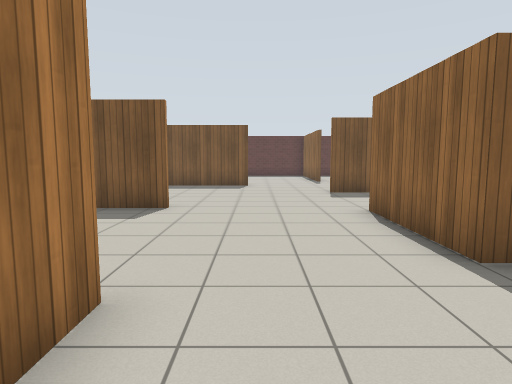
[1] (above)

14 first-person views from a walk through a Gazebo world. The camera is 1.2 m above the floor, tilts 6° down and sees 75° across. The floor is counted in squares, 1 m on a side. Each view is taken from the middle of a square. On the plan, view 1 faces up. The plan holds only what a view shows up to about 13 squares ahead; the rest is blank. Gazebo's built-in surfaces are drawn with simple patterns.

[2]
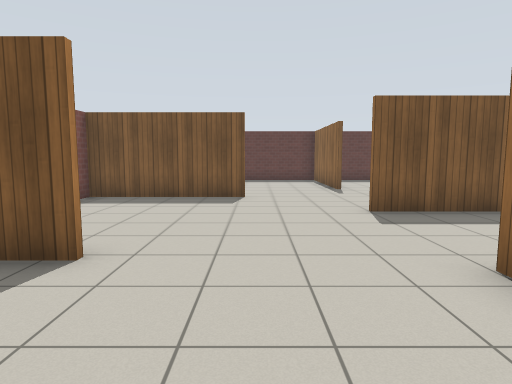

[3]
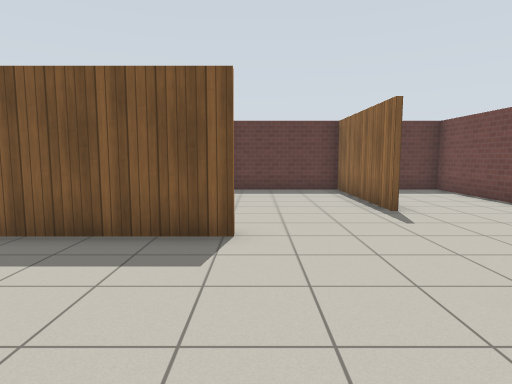

[4]
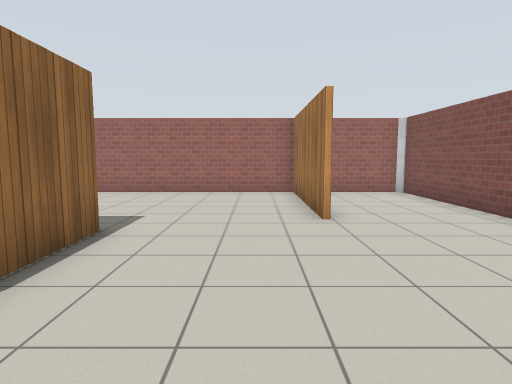

[5]
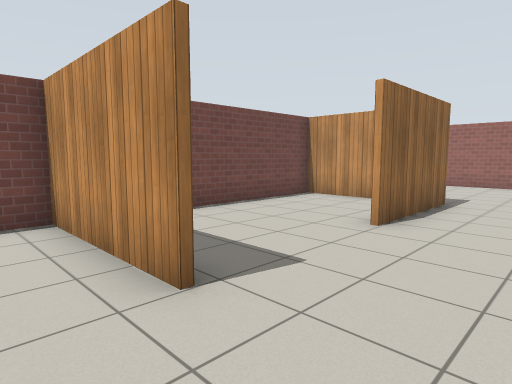

[6]
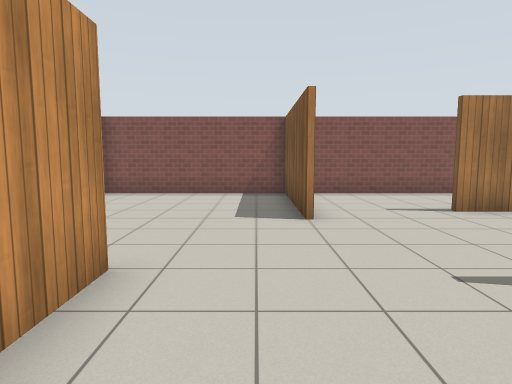

[7]
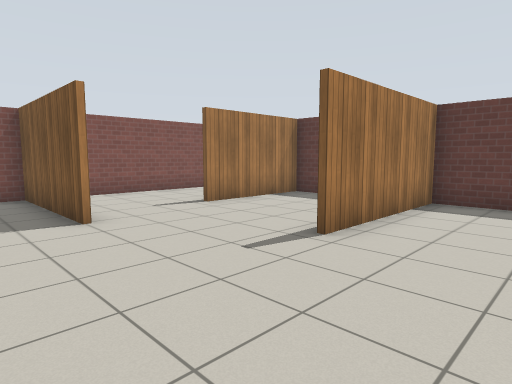

[8]
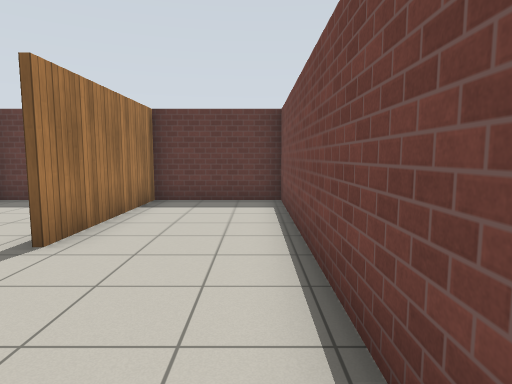

[9]
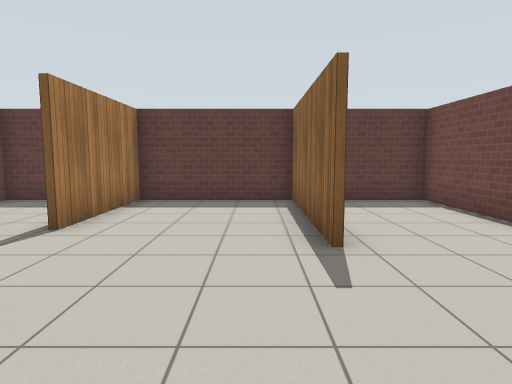

[10]
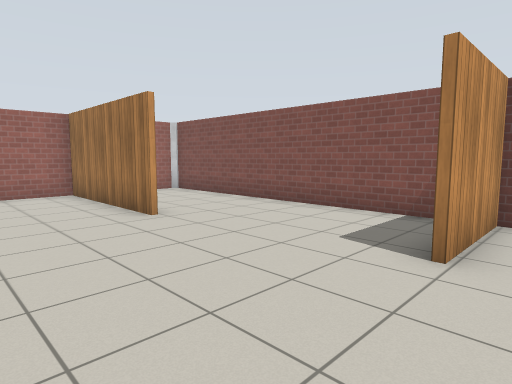

[11]
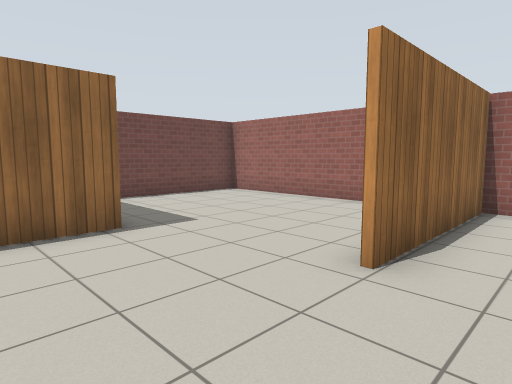

[12]
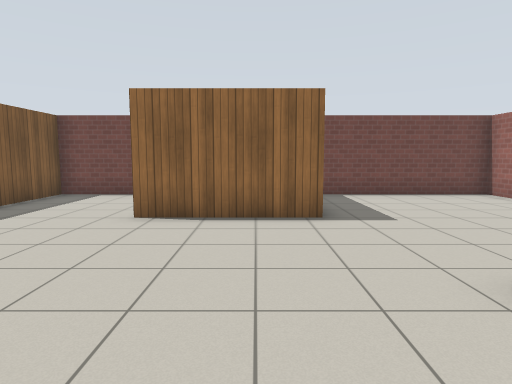

[13]
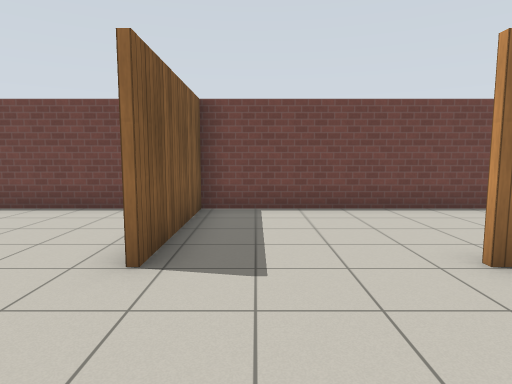

[14]
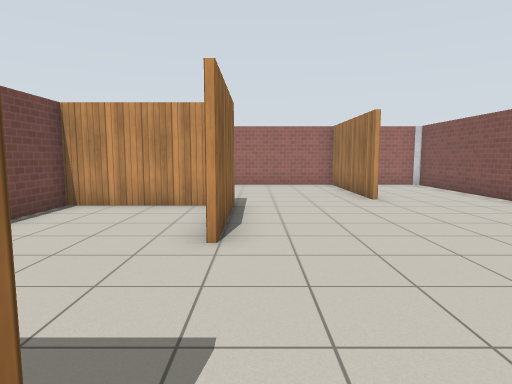

### Floor plan
Points are (right, up) in squares from view 1. A wall is a line through its corners. A room is listed if a view was taken in it or the views show most of it. See-through windows are left out.
Room 1 (views 1, 2, 3, 4, 5, 6, 7, 8, 9, 10, 11, 12, 13, 14)
walls: (2.5, 11.4) (6.7, 11.4); (-2, 7.8) (-3.9, 7.8); (-0.2, 14) (-5, 14) (-5, 7.9) (-2, 7.9); (3.1, 3.8) (6.7, 3.8) (6.7, 21.3) (-1.3, 21.3) (-1.3, 17.4); (3, 3.7) (2.5, 3.7) (2.5, 7.5); (6.7, 11.3) (2.5, 11.3); (-5, 7) (-5, -2.4) (6.7, -2.4) (6.7, 2.9); (-1.3, 2.7) (-1.3, -2.4); (3, 16.2) (3, 21.4); (-1.4, -2.4) (-1.4, 2.8); (3.2, 21.4) (3.2, 16.2); (-3.8, 21.3) (-5, 21.3) (-5, 14.9)

Positions as (right, up) in squares from view 1, and headings:
1: (0, 0), facing up
2: (0, 4), facing up
3: (0, 9), facing up
4: (0, 9), facing down
5: (0, 13), facing down-right
6: (6, 13), facing left
7: (6, 12), facing up-left
8: (6, 12), facing up
9: (2, 12), facing up
10: (2, 9), facing down-left
11: (-3, 6), facing down-right
12: (-4, 5), facing right
13: (-1, 10), facing right
14: (2, 12), facing down
